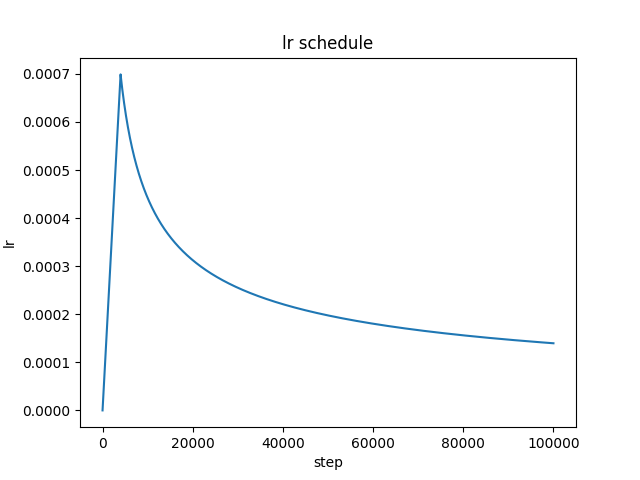

Here is the Python script that generated this plot:
import matplotlib.pyplot as plt
import numpy as np


d_model = 512
warmup_steps = 4000
step_num = 0
lr_schedule = []
for _ in range(100000):
    step_num += 1
    lr = d_model**(-0.5) * np.minimum(step_num**(-0.5), step_num*(warmup_steps**(-1.5)))
    lr_schedule.append(lr)

plt.plot(lr_schedule)
plt.xlabel('step')
plt.ylabel('lr')
plt.title('lr schedule')
plt.show()
